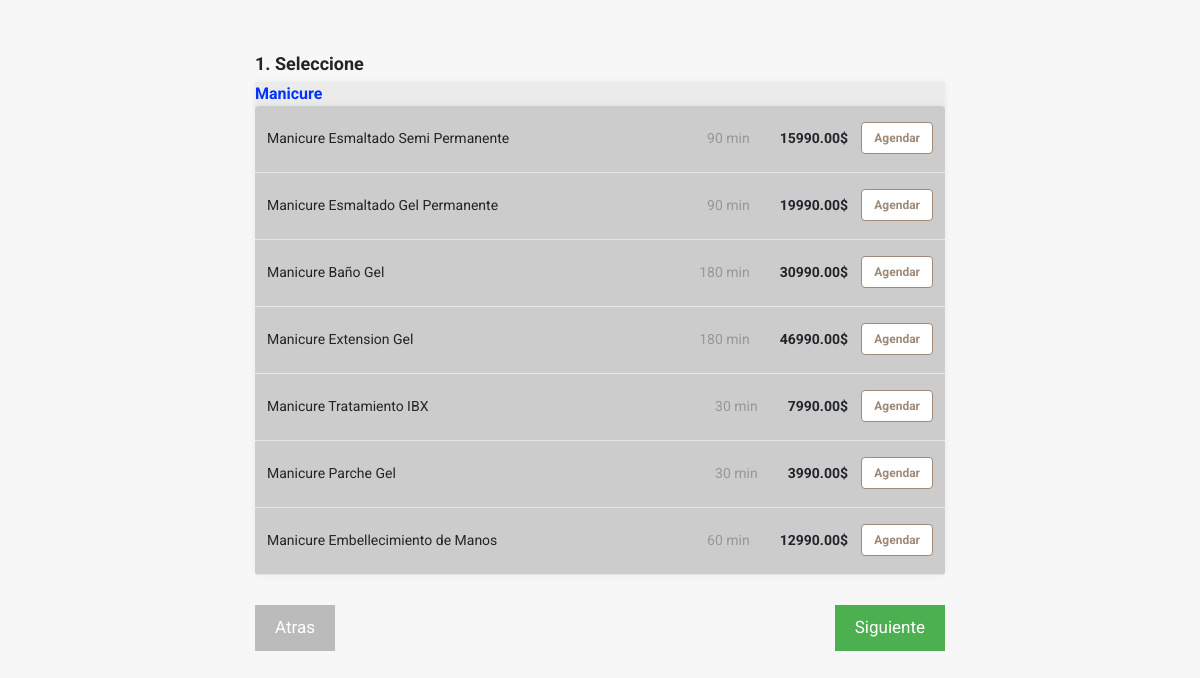
Page /complementary_services.php?complement=11 on the committed database.
### tables this page shows
CREATE TABLE `service_categories` (
  `category_id` int(2) NOT NULL,
  `category_name` varchar(50) NOT NULL
);

CREATE TABLE `services` (
  `service_id` int(5) NOT NULL,
  `service_name` varchar(50) NOT NULL,
  `service_description` varchar(255) NOT NULL,
  `service_price` decimal(10,2) NOT NULL,
  `service_duration` int(5) NOT NULL,
  `category_id` int(2) NOT NULL,
  `child_id` int(3) NOT NULL DEFAULT 0
);

### complementary_services.php (the view, shortened to what this page needs)
<?php
include "connect.php";
include "Includes/templates/header.php";
require 'config/conexion.php';
$complement_id = $_GET["complement"];
$query = mysqli_query($conexion, "SELECT * FROM service_categories WHERE category_id = '$complement_id'")
	or die('error: ' . mysqli_error($conexion));
$data_appoinment = mysqli_fetch_assoc($query);
$category_name = $data_appoinment['category_name'];
?>
<link rel="stylesheet" href="Design/css/appointment-page-style.css">
<section class="booking_section">
	<div class="container">
		<form method="post" id="appointment_form" action="proses_complementary.php">
			<div class="select_services_div tab_reservation" id="services_tab">
				<div class="text_header">
					<span>
						1. Seleccione
					</span>
				</div>
				<div class="items_tab">
					<div class="panel panel-default">
						<div class="panel-body"><b style="color:#0033FF" ;><?php echo $category_name;?></b>
							<div class="items_tab">
								<?php
								$stmt = $con->prepare("SELECT * from services WHERE category_id = '$complement_id'");
								$stmt->execute();
								$rows = $stmt->fetchAll();
								foreach ($rows as $row) {
									echo "<div class='itemListElement'>";
									echo "<div class = 'item_details'>";
									echo "<div>";
									echo $row['service_name'];
									echo "</div>";
									echo "<div class = 'item_select_part'>";
									echo "<span class = 'service_duration_field'>";
									echo $row['service_duration'] . " min";
									echo "</span>";
									echo "<div class = 'service_price_field'>";
									echo "<span style = 'font-weight: bold;'>";
									echo $row['service_price'] . "$";
									echo "</span>";
									echo "</div>";
								?>
									<div class="select_item_bttn">
										<div class="btn-group-toggle" data-toggle="buttons">
											<label class="service_label item_label btn btn-secondary">
												<input type="checkbox" name="selected_services_complementary" value="<?php echo $row['service_id'] ?>" autocomplete="off">Agendar
											</label>
										</div>
									</div>
								<?php
									echo "</div>";
									echo "</div>";
									echo "</div>";
								}
								?>
							</div>
						</div>
					</div>
				</div>
			</div>
			<div style="overflow:auto;padding: 30px 0px;">
				<div style="float:right;">
                    <input class="next_prev_buttons" type="submit" value="Siguiente">
				</div>
				<a href="javascript:history.back()" class="next_prev_buttons" type="submit"  role="button" style="background-color: #bbbbbb;" aria-pressed="true">Atras</a>
			</div>
		</form>
	</div>
</section>
<?php include "Includes/templates/footer.php"; ?>

### Design/css/main.css (style rules this page uses)
a, a:hover { text-decoration: none !important; }
html { scroll-behavior: smooth; }
body { font-size: 16px; background-color: white; font-family: 'Roboto', sans-serif; }

### Design/css/appointment-page-style.css (style rules this page uses)
body { background: #f7f7f7; }
.text_header { margin-bottom: 5px; font-size: 18px; font-weight: bold; line-height: 1.5; margin-top: 22px; }
.booking_section { max-width: 720px; margin: 50px auto; }
.items_tab { border-radius: 4px; background-color: white; overflow: hidden; box-shadow: 0 0 5px 0 rgba(60, 66, 87, 0.04), 0 0 10px 0 rgba(0, 0, 0, 0.04); }
.itemListElement { font-size: 14px; line-height: 1.29; border-bottom: solid 1px #e5e5e5; cursor: pointer; padding: 16px 12px 18px 12px; }
.item_details { width: auto; display: -webkit-box; display: -moz-box; display: -ms-flexbox; display: -webkit-flex; display: flex; flex-direction: row; justify-content: space-between; align-items: center; -webkit-box-orient: horizontal; -webkit-box-direction: normal; -webkit-flex-direction: row; -webkit-box-pack: justify; -webkit-justify-content: space-between; -webkit-box-align: center; -webkit-align-items: center; }
.item_label { color: #9e8a78; border-color: #9e8a78; background: white; font-size: 12px; font-weight: 700; }
.item_select_part { display: flex; -webkit-box-pack: justify; justify-content: space-between; -webkit-box-align: center; align-items: center; flex-shrink: 0; }
.select_item_bttn { width: 55px; display: flex; margin-left: 30px; -webkit-box-pack: end; justify-content: flex-end; }
.service_duration_field { text-align: right; min-width: 60px; width: auto; color: rgb(151, 151, 151); line-height: 1.29; font-size: 14px; }
.service_price_field { width: auto; display: flex; margin-left: 30px; -webkit-box-align: baseline; align-items: baseline; }
.next_prev_buttons { background-color: #4CAF50; color: #ffffff; border: none; padding: 10px 20px; font-size: 17px; cursor: pointer; }
.tab_reservation { display: none; }

### complementary_services.php (style rules this page uses)
.panel-default { background-color: #EBEBEB; }
.items_tab { background-color: #CCCCCC; }

### rows in the picture
service_categories: category_name "Manicure"
services: service_name "Manicure Esmaltado Semi Permanente", service_duration "90", service_price "15990.00"
services: service_name "Manicure Esmaltado Gel Permanente", service_duration "90", service_price "19990.00"
services: service_name "Manicure Baño Gel", service_duration "180", service_price "30990.00"
services: service_name "Manicure Extension Gel", service_duration "180", service_price "46990.00"
services: service_name "Manicure Tratamiento IBX", service_duration "30", service_price "7990.00"
services: service_name "Manicure Parche Gel", service_duration "30", service_price "3990.00"
services: service_name "Manicure Embellecimiento de Manos", service_duration "60", service_price "12990.00"
